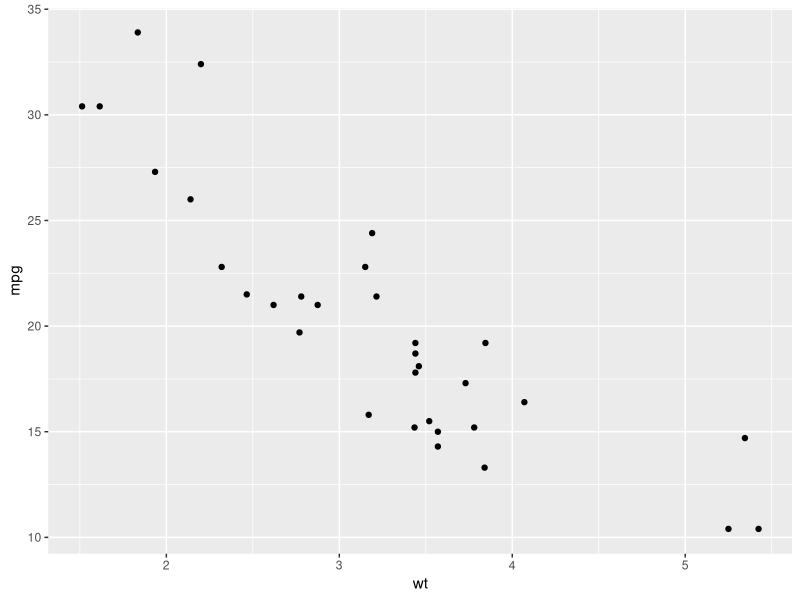
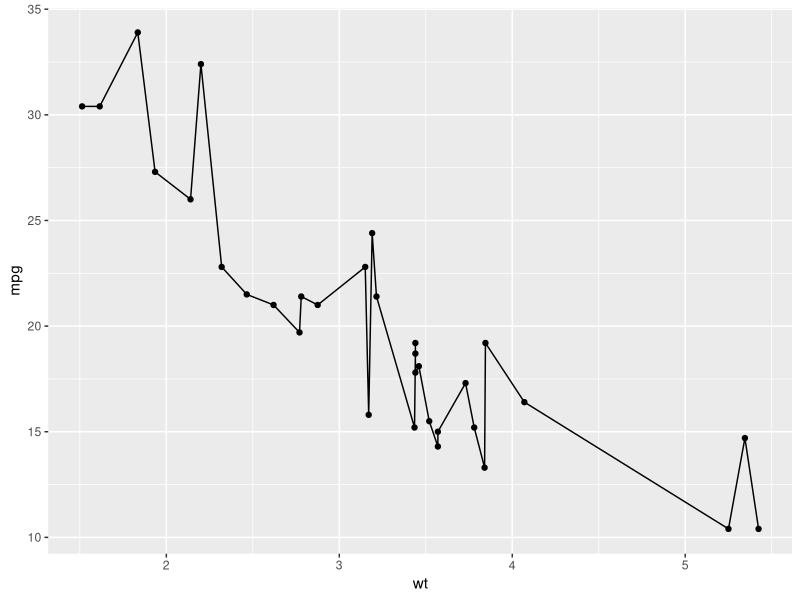
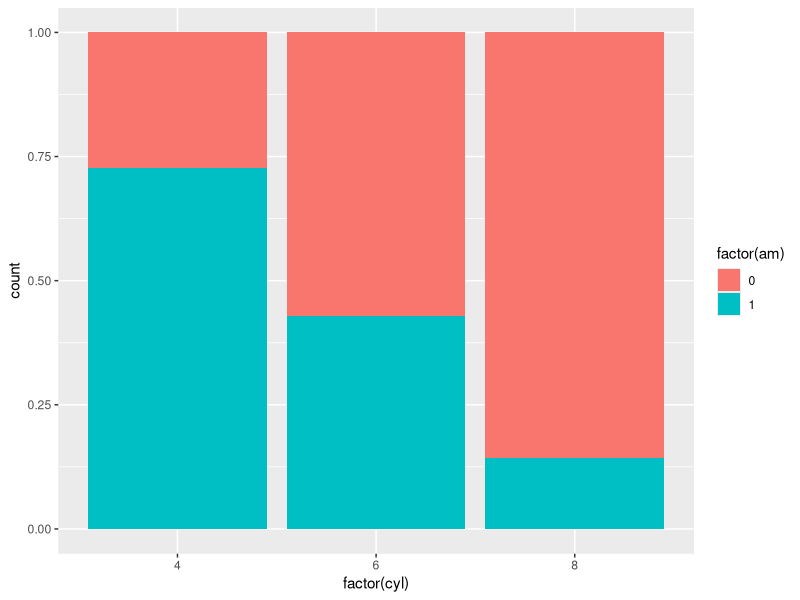
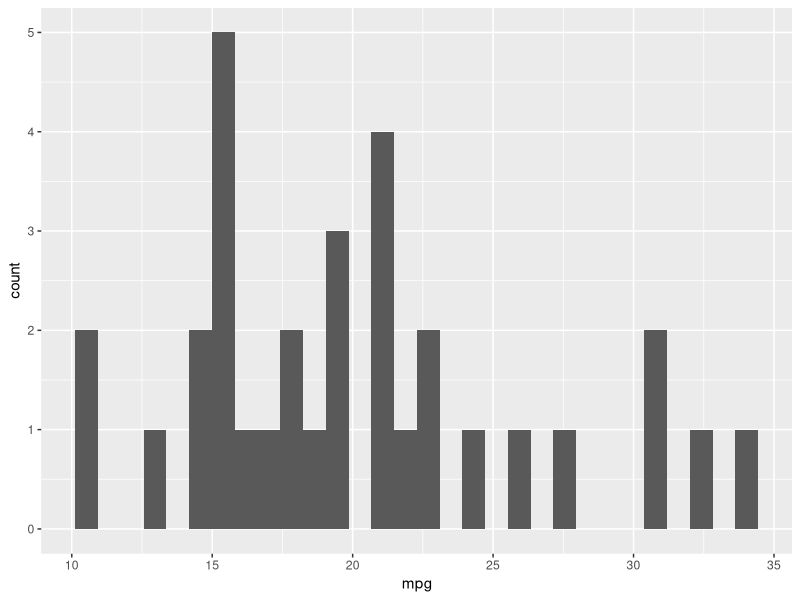
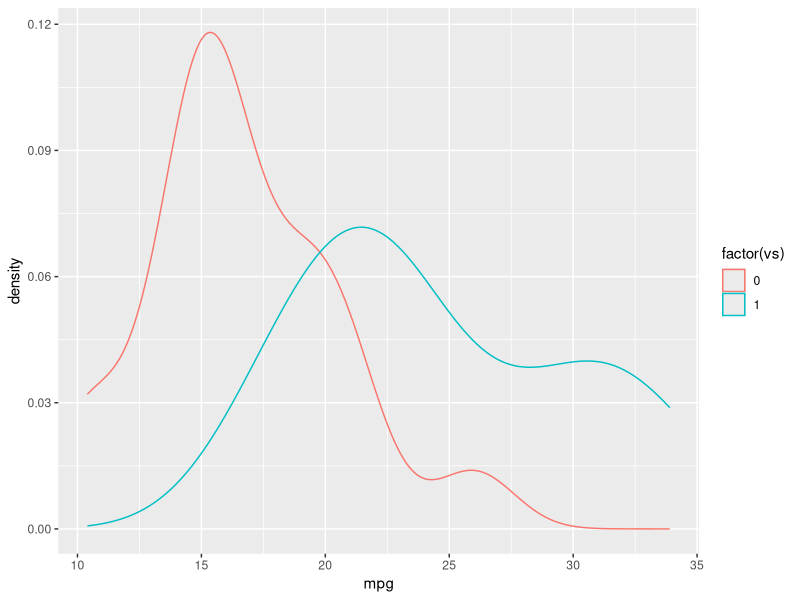
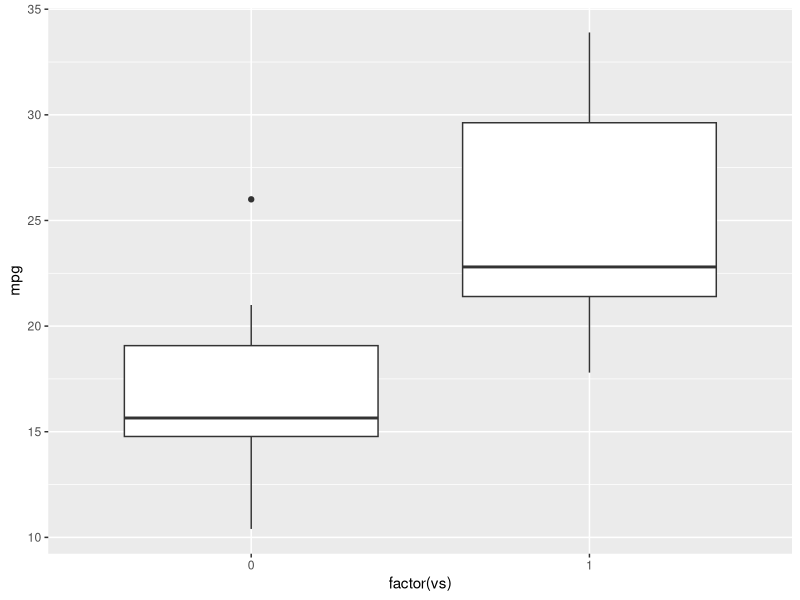
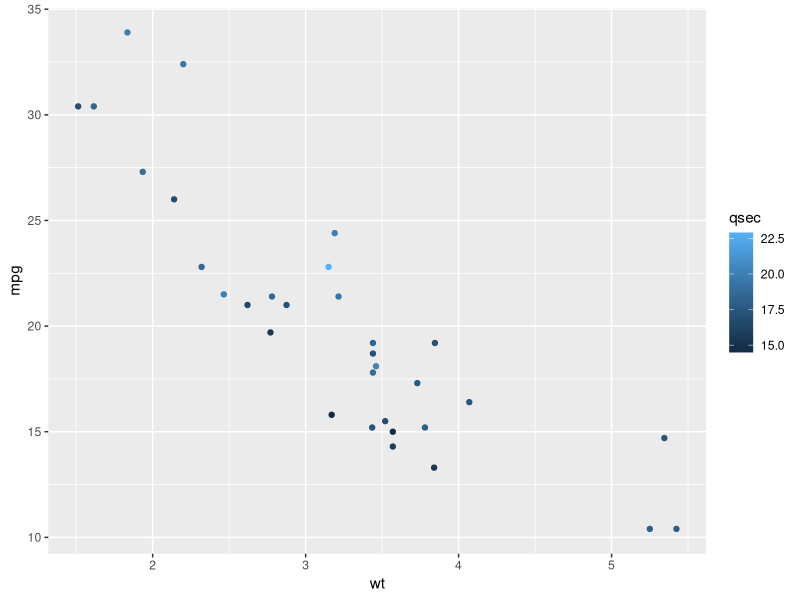
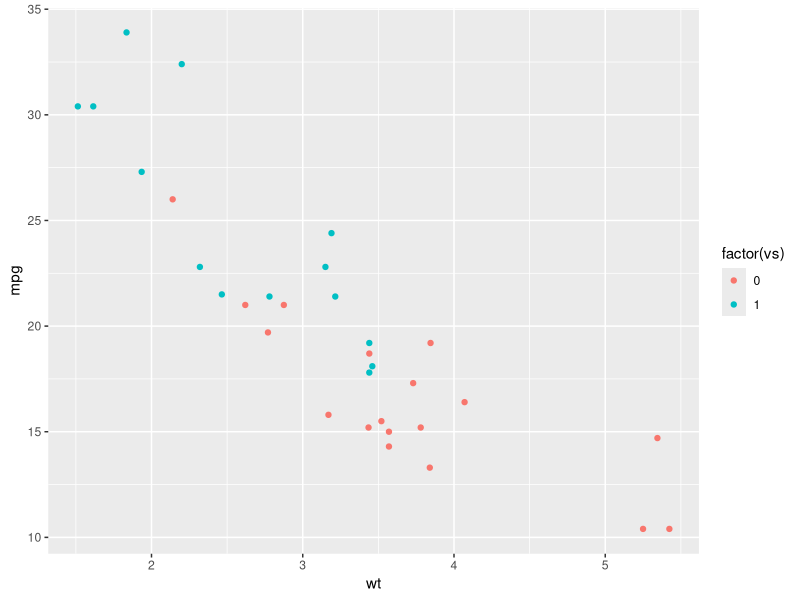

R code for these plots, in order:
library(ggplot2)

#数据集
mtcars

#散点图--描述两组变量的关系情况
ggplot(mtcars,aes(wt,mpg))+geom_point()

#线图
ggplot(mtcars,aes(wt,mpg))+geom_line()+geom_point()

#柱状图--查看变量的频数分布情况
ggplot(mtcars,aes(factor(cyl),fill=factor(am)))+geom_bar(position="fill")
          #fill=factor(am)让数据根据am的值进行分类
          #position="fill"百分比显示   "dodge"并排排列

class(mtcars$cyl)#cyl是"numeric"数值型变量，需要转换成因子，转换成分类变量

#直方图--查看变量分布情况
ggplot(mtcars,aes(mpg))+geom_histogram()

#密度图--查看变量频率分布情况
ggplot(mtcars,aes(mpg,color=factor(vs)))+geom_density(alpha=0.5)
          #color是以线条对数据边缘进行描绘，fill是填充图形的内部
          #alpha是透明度

#箱线图--查看变量的统计值分布情况
ggplot(mtcars,aes(factor(vs),mpg))+geom_boxplot()                                                                                                       

#分组作图 
ggplot(mtcars,aes(wt,mpg,color=qsec))+geom_point()
ggplot(mtcars,aes(wt,mpg,color=factor(vs)))+geom_point()
          #改变整个图层的颜色，将color写在aes外面
          #若是想用颜色进行分组，将color写在aes里面

#分面作图 facet_grid()
#1.轴刻度一致
#单变量作图
ggplot(mtcars,aes(wt,mpg))+geom_point()+facet_grid(vs~.)#根据y轴切分 根据x轴切分.~vs
  
#双变量作图
ggplot(mtcars,aes(wt,mpg))+geom_point()+facet_grid(am~vs)

#2.轴刻度不一致
#不同纵轴刻度
ggplot(mtcars,aes(wt,mpg))+geom_point()+facet_grid(vs~.,scales = "free")

#不同横轴刻度
ggplot(mtcars,aes(wt,mpg))+geom_point()+facet_grid(.~vs,scales = "free")


ggplot(mtcars,aes(wt,mpg,color=factor(vs)))+geom_point(shape=1,size=4)+
  annotate("text",x=4,y=20,label="yes")+labs(title = "hello",x="xxx",y="yyy")+
  geom_vline(xintercept = 3)+geom_hline(yintercept = 20)+
  scale_x_continuous(breaks = c(3.00,3.25,3.50,3.75,4.00),labels=c("a","b","c","d","e"))
#gemo_XXX(shape= ,size= )shape形状，size大小
#annotate("xxx",x= ,y= ，label= ) 在图像中添加注释 “XXX”注释类型x，y为在图中坐标,label为文本内容
#geom_vline(xintercept =  )添加横线  geom_hline(yintercept = )添加竖线
#scale_x_continuous(breaks = c( ),labels=c( ))修改x轴图例
#labs(title = "hello",x="xxx",y="yyy"  title图表名称
#xlim( a,b) 限制x轴显示范围在(a,b)